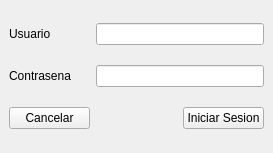
<?xml version="1.0" encoding="UTF-8"?>
<ui version="4.0">
 <class>Login</class>
 <widget class="QMainWindow" name="Login">
  <property name="geometry">
   <rect>
    <x>0</x>
    <y>0</y>
    <width>273</width>
    <height>153</height>
   </rect>
  </property>
  <property name="windowTitle">
   <string>Login</string>
  </property>
  <property name="autoFillBackground">
   <bool>false</bool>
  </property>
  <widget class="QWidget" name="centralwidget">
   <layout class="QGridLayout" name="gridLayout">
    <item row="2" column="0">
     <widget class="QPushButton" name="Cancel_Button">
      <property name="text">
       <string>Cancelar</string>
      </property>
     </widget>
    </item>
    <item row="0" column="1" colspan="2">
     <widget class="QLineEdit" name="user"/>
    </item>
    <item row="2" column="2">
     <widget class="QPushButton" name="Login_Button">
      <property name="text">
       <string>Iniciar Sesion</string>
      </property>
     </widget>
    </item>
    <item row="1" column="1" colspan="2">
     <widget class="QLineEdit" name="password">
      <property name="echoMode">
       <enum>QLineEdit::EchoMode::Password</enum>
      </property>
     </widget>
    </item>
    <item row="0" column="0">
     <widget class="QLabel" name="user_label">
      <property name="text">
       <string>Usuario</string>
      </property>
     </widget>
    </item>
    <item row="1" column="0">
     <widget class="QLabel" name="password_label">
      <property name="text">
       <string>Contrasena</string>
      </property>
     </widget>
    </item>
   </layout>
  </widget>
 </widget>
 <resources/>
 <connections/>
</ui>
